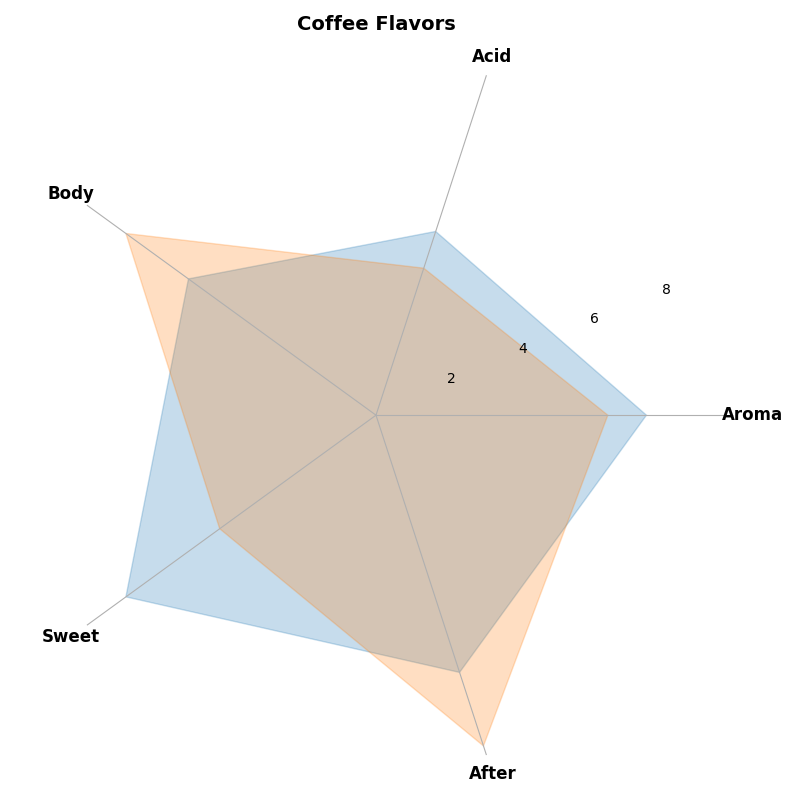

This chart was generated by the following Python code:
import numpy as np
import matplotlib.pyplot as plt

attributes = ['Aroma', 'Acid', 'Body', 'Sweet', 'After']
num_attributes = len(attributes)

morning_brew = [7, 5, 6, 8, 7]
evening_delight = [6, 4, 8, 5, 9]

data = np.array([morning_brew, evening_delight])
data = np.concatenate((data, data[:, [0]]), axis=1)

angles = np.linspace(0, 2 * np.pi, num_attributes, endpoint=False).tolist()
angles += angles[:1]

fig, ax = plt.subplots(figsize=(8, 8), subplot_kw=dict(polar=True))

colors = ['#1F77B4', '#FF7F0E']

for i, color in enumerate(colors):
    ax.fill(angles, data[i], color=color, alpha=0.25)

ax.set_xticks(angles[:-1])
ax.set_xticklabels(attributes, fontsize=12, fontweight='bold')

ax.set_title('Coffee Flavors', fontsize=14, fontweight='bold', pad=20)

ax.yaxis.grid(False)  # Disable radial grid lines
ax.spines['polar'].set_visible(False)  # Remove border

plt.tight_layout()
plt.show()
